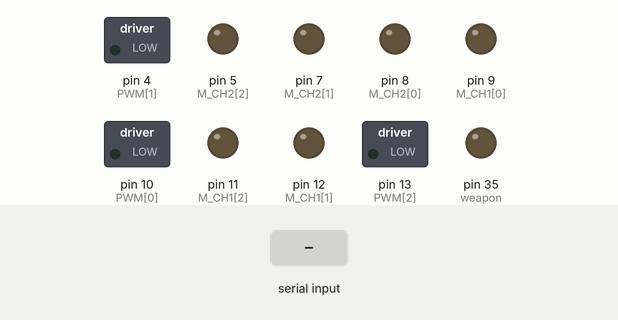
This sketch was run on a simulated Arduino Mega 2560, built with avr-gcc and run on an emulated ATmega2560. Shown: switched loads named in the sketch (green lamp = pin HIGH), output pins drawn as LEDs (lit = HIGH). Inputs (shaded band) come from the test bench. What the sketch prints to the serial monitor is not drawn.

Above: at 1.2 s.
1.3 s: "B" received over the second serial link
At 2.5 s:
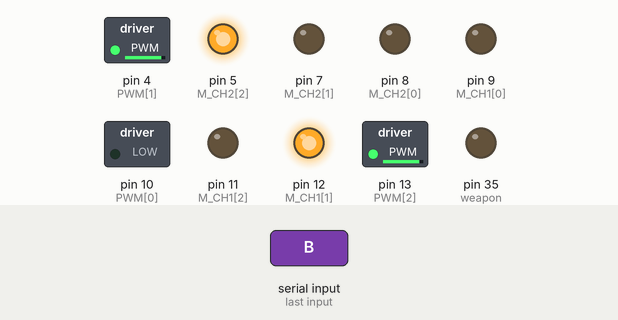
2.8 s: "F" received over the second serial link
At 3.8 s:
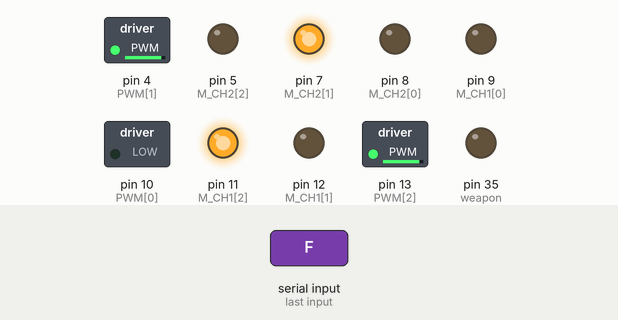
4.3 s: "L" received over the second serial link
At 5.0 s:
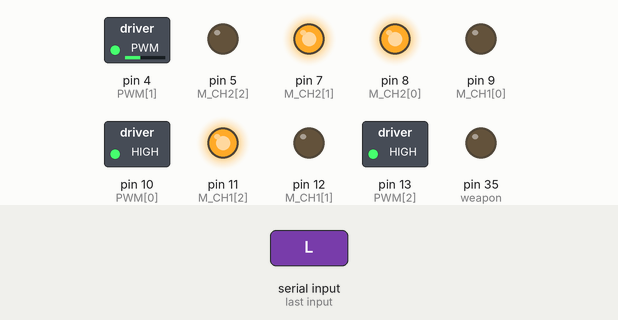
5.8 s: "R" received over the second serial link
At 6.1 s:
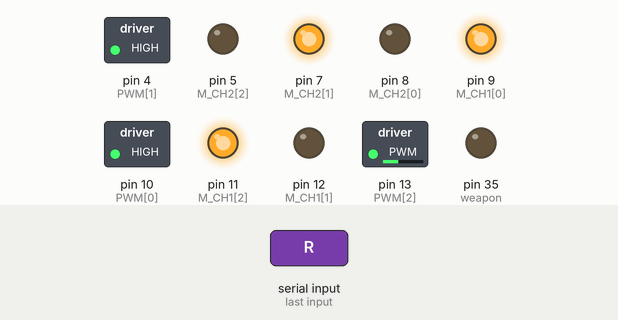
7.3 s: "G" received over the second serial link
At 8.5 s:
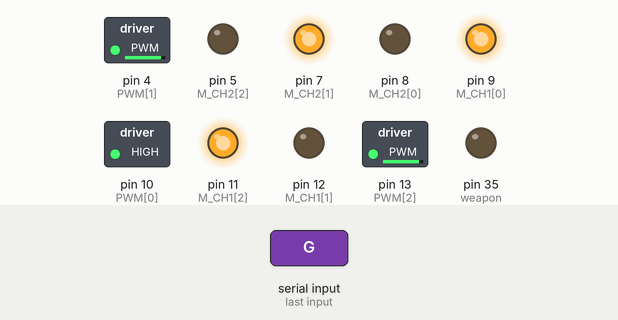
8.8 s: "I" received over the second serial link
At 9.6 s:
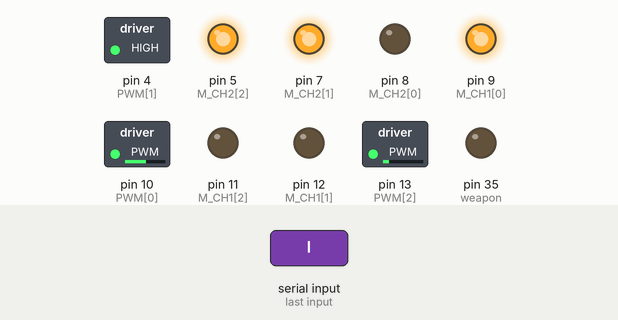
Timing chart, 0 to 11.3 s (numbered marks = the images above; inputs shaded):
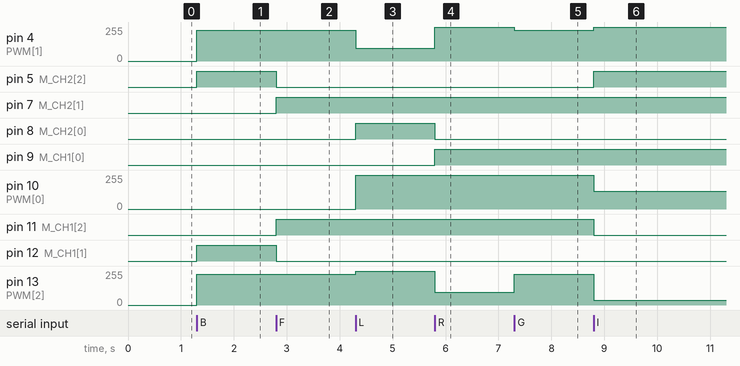

The sketch:

holonomic.ino
```cpp
int weapon=35;
int w=0;;
#define robot_rpm  (400)
#define max_rpm  (255)
#define tolerance  (10)
int velocity_robot[3]={0,0,0};

int M_CH1[3] = {9
    ,12
    ,11
};
int M_CH2[3] = {8
    ,7
    ,5
};
int PWM[3] = {10
    ,4
    ,13
};

//char data = 'S';

void setup()
{
  Serial.begin(9600);
  Serial.println("hello");
  Serial3.begin(115200);
        for (int i = 0; i < 3; i++)
        {
                pinMode(M_CH1[i], OUTPUT);
                pinMode(M_CH2[i], OUTPUT);
                pinMode(PWM[i], OUTPUT);
        }
  pinMode(weapon,OUTPUT);
  digitalWrite(weapon,LOW);
}
void loop()
{
         getData();
        calculateWheelVelocity();

}

void getData()
{
//  Serial.println("getdata");
       if (Serial3.available() > 0)
        {
//                Serial.println("joy");
                char data = Serial3.read();
//                Serial.println(data);

                        switch (data)
                        {
                        case 'B':

//                                digitalWrite(weapon,HIGH);
                                velocity_robot[0] = robot_rpm;
//                                Serial.println("robot_rpm");
                                break;
                        case 'F':
                                velocity_robot[0] = -robot_rpm;
                                break;
                        case 'L':
                                velocity_robot[1] = -robot_rpm;
                                break;
                        case 'R':
                                velocity_robot[1] = robot_rpm;
                                break;
                        case 'G':
                                velocity_robot[2] = robot_rpm;
                                break;
                        case 'I':
                                velocity_robot[2] = -robot_rpm;
                                break;
                        case 'J':
                                velocity_robot[0] = -robot_rpm;
                                velocity_robot[1] = -robot_rpm;
                                break;
                        case 'H':
                                velocity_robot[0] = -robot_rpm;
                                velocity_robot[1] = robot_rpm;
                                break;

                        case 'S':
                                velocity_robot[0] = 0;
                                velocity_robot[1] = 0;
                                velocity_robot[2] = 0;
                                w=0;
                                break;

                        case 'W':
                                digitalWrite(weapon,HIGH);
                                break;
                        case 'w':
                                digitalWrite(weapon,LOW);
                                break;

                         default:
                                velocity_robot[0] = 0;
                                velocity_robot[1] = 0;
                                velocity_robot[2] = 0;
                                w=0;
                                break;

                        }
        }

}

void calculateWheelVelocity()
{
        int velocity_motor[3] = {0, 0, 0};
        float coupling_matrix[3][3] = {{0, 0.6667, 0.3333},
                                       {0.5774, -0.3333, 0.33333},
                                       {-0.5774, -0.3333, 0.3333}};

        for (int i = 0; i < 3; i++)
        {
                velocity_motor[i] = 0;
                for (int j = 0; j < 3; j++)
                {
                        velocity_motor[i] += velocity_robot[j] * coupling_matrix[i][j];
                }
        }

          for (int i = 0; i < 3; i++)
        {
                if (velocity_motor[i] > max_rpm)
                {
                        velocity_motor[i] = max_rpm;
                }

                else if (velocity_motor[i] < -max_rpm)
                {
                        velocity_motor[i] = -max_rpm;
                }
        }
        for (int i = 0; i < 3; i++)
        {
//                Serial.print(i);
//                Serial.print("\t");
//                Serial.println(velocity_motor[i]);
                if (velocity_motor[i] > tolerance)
                {
                        digitalWrite(M_CH1[i], HIGH);
                        digitalWrite(M_CH2[i], LOW);
                        analogWrite(PWM[i], velocity_motor[i]);
                }
                else if (velocity_motor[i] < -tolerance)
                {
                        digitalWrite(M_CH1[i], LOW);
                        digitalWrite(M_CH2[i], HIGH);
                        analogWrite(PWM[i], -velocity_motor[i]);
                }
                else
                {
                        digitalWrite(M_CH1[i], LOW);
                        digitalWrite(M_CH2[i], LOW);
                        analogWrite(PWM[i], 0);
                }
        }
        }
```

Measured:
- after the input at 1.3 s, pin 4 (PWM[1]), pin 13 (PWM[2]): 0/255 → 230/255 at once; pin 5 (M_CH2[2]), pin 12 (M_CH1[1]): LOW → HIGH at once
- after the input at 2.8 s, pin 5 (M_CH2[2]), pin 12 (M_CH1[1]): HIGH → LOW at once; pin 7 (M_CH2[1]), pin 11 (M_CH1[2]): LOW → HIGH at once
- after the input at 4.3 s, pin 4 (PWM[1]): 230/255 → 96/255 at once; pin 8 (M_CH2[0]): LOW → HIGH at once; pin 10 (PWM[0]): 0/255 → 255/255 at once; pin 13 (PWM[2]): 230/255 → 255/255 at once
- after the input at 5.8 s, pin 4 (PWM[1]): 96/255 → 255/255 at once; pin 8 (M_CH2[0]): HIGH → LOW at once; pin 9 (M_CH1[0]): LOW → HIGH at once; pin 13 (PWM[2]): 255/255 → 96/255 at once
- after the input at 7.3 s, pin 4 (PWM[1]): 255/255 → 229/255 at once; pin 13 (PWM[2]): 96/255 → 229/255 at once
- after the input at 8.8 s, pin 4 (PWM[1]): 229/255 → 255/255 at once; pin 5 (M_CH2[2]): LOW → HIGH at once; pin 10 (PWM[0]): 255/255 → 132/255 at once; pin 11 (M_CH1[2]): HIGH → LOW at once; pin 13 (PWM[2]): 229/255 → 37/255 at once
